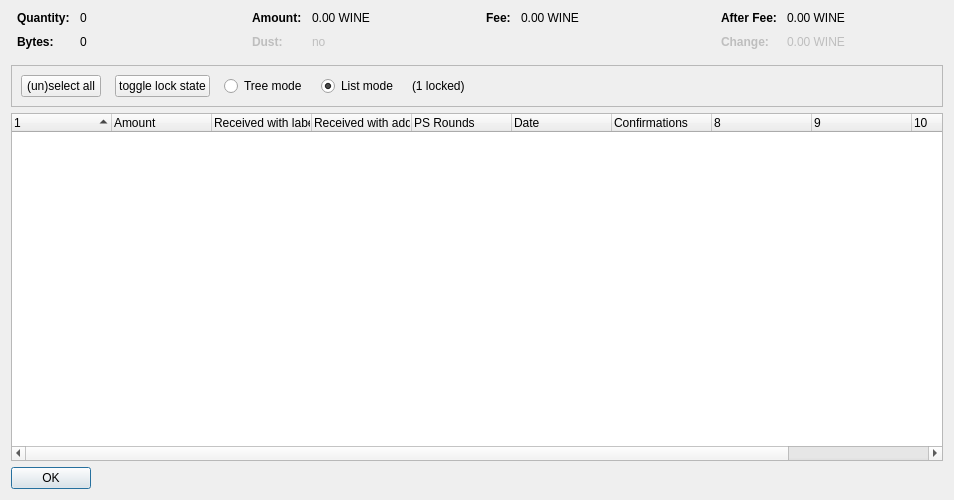
<?xml version="1.0" encoding="UTF-8"?>
<ui version="4.0">
 <class>CoinControlDialog</class>
 <widget class="QDialog" name="CoinControlDialog">
  <property name="geometry">
   <rect>
    <x>0</x>
    <y>0</y>
    <width>954</width>
    <height>500</height>
   </rect>
  </property>
  <property name="windowTitle">
   <string>Coin Selection</string>
  </property>
  <layout class="QVBoxLayout" name="verticalLayout">
   <item>
    <layout class="QHBoxLayout" name="horizontalLayoutTop" stretch="0,0,0,0">
     <property name="topMargin">
      <number>0</number>
     </property>
     <property name="bottomMargin">
      <number>10</number>
     </property>
     <item>
      <layout class="QFormLayout" name="formLayoutCoinControl1">
       <property name="horizontalSpacing">
        <number>10</number>
       </property>
       <property name="verticalSpacing">
        <number>10</number>
       </property>
       <property name="leftMargin">
        <number>6</number>
       </property>
       <property name="rightMargin">
        <number>6</number>
       </property>
       <item row="0" column="0">
        <widget class="QLabel" name="labelCoinControlQuantityText">
         <property name="font">
          <font>
           <weight>75</weight>
           <bold>true</bold>
          </font>
         </property>
         <property name="text">
          <string>Quantity:</string>
         </property>
        </widget>
       </item>
       <item row="0" column="1">
        <widget class="QLabel" name="labelCoinControlQuantity">
         <property name="cursor">
          <cursorShape>IBeamCursor</cursorShape>
         </property>
         <property name="contextMenuPolicy">
          <enum>Qt::ActionsContextMenu</enum>
         </property>
         <property name="text">
          <string notr="true">0</string>
         </property>
         <property name="textInteractionFlags">
          <set>Qt::LinksAccessibleByMouse|Qt::TextSelectableByKeyboard|Qt::TextSelectableByMouse</set>
         </property>
        </widget>
       </item>
       <item row="1" column="0">
        <widget class="QLabel" name="labelCoinControlBytesText">
         <property name="font">
          <font>
           <weight>75</weight>
           <bold>true</bold>
          </font>
         </property>
         <property name="text">
          <string>Bytes:</string>
         </property>
        </widget>
       </item>
       <item row="1" column="1">
        <widget class="QLabel" name="labelCoinControlBytes">
         <property name="cursor">
          <cursorShape>IBeamCursor</cursorShape>
         </property>
         <property name="contextMenuPolicy">
          <enum>Qt::ActionsContextMenu</enum>
         </property>
         <property name="text">
          <string notr="true">0</string>
         </property>
         <property name="textInteractionFlags">
          <set>Qt::LinksAccessibleByMouse|Qt::TextSelectableByKeyboard|Qt::TextSelectableByMouse</set>
         </property>
        </widget>
       </item>
      </layout>
     </item>
     <item>
      <layout class="QFormLayout" name="formLayoutCoinControl2">
       <property name="horizontalSpacing">
        <number>10</number>
       </property>
       <property name="verticalSpacing">
        <number>10</number>
       </property>
       <property name="leftMargin">
        <number>6</number>
       </property>
       <property name="rightMargin">
        <number>6</number>
       </property>
       <item row="0" column="0">
        <widget class="QLabel" name="labelCoinControlAmountText">
         <property name="font">
          <font>
           <weight>75</weight>
           <bold>true</bold>
          </font>
         </property>
         <property name="text">
          <string>Amount:</string>
         </property>
        </widget>
       </item>
       <item row="0" column="1">
        <widget class="QLabel" name="labelCoinControlAmount">
         <property name="cursor">
          <cursorShape>IBeamCursor</cursorShape>
         </property>
         <property name="contextMenuPolicy">
          <enum>Qt::ActionsContextMenu</enum>
         </property>
         <property name="text">
          <string notr="true">0.00 WINE</string>
         </property>
         <property name="textInteractionFlags">
          <set>Qt::LinksAccessibleByMouse|Qt::TextSelectableByKeyboard|Qt::TextSelectableByMouse</set>
         </property>
        </widget>
       </item>
       <item row="1" column="0">
        <widget class="QLabel" name="labelCoinControlLowOutputText">
         <property name="enabled">
          <bool>false</bool>
         </property>
         <property name="font">
          <font>
           <weight>75</weight>
           <bold>true</bold>
          </font>
         </property>
         <property name="text">
          <string>Dust:</string>
         </property>
        </widget>
       </item>
       <item row="1" column="1">
        <widget class="QLabel" name="labelCoinControlLowOutput">
         <property name="enabled">
          <bool>false</bool>
         </property>
         <property name="cursor">
          <cursorShape>IBeamCursor</cursorShape>
         </property>
         <property name="contextMenuPolicy">
          <enum>Qt::ActionsContextMenu</enum>
         </property>
         <property name="text">
          <string notr="true">no</string>
         </property>
         <property name="textInteractionFlags">
          <set>Qt::LinksAccessibleByMouse|Qt::TextSelectableByKeyboard|Qt::TextSelectableByMouse</set>
         </property>
        </widget>
       </item>
      </layout>
     </item>
     <item>
      <layout class="QFormLayout" name="formLayoutCoinControl3">
       <property name="horizontalSpacing">
        <number>10</number>
       </property>
       <property name="verticalSpacing">
        <number>10</number>
       </property>
       <property name="leftMargin">
        <number>6</number>
       </property>
       <property name="rightMargin">
        <number>6</number>
       </property>
       <item row="0" column="0">
        <widget class="QLabel" name="labelCoinControlFeeText">
         <property name="font">
          <font>
           <weight>75</weight>
           <bold>true</bold>
          </font>
         </property>
         <property name="text">
          <string>Fee:</string>
         </property>
        </widget>
       </item>
       <item row="0" column="1">
        <widget class="QLabel" name="labelCoinControlFee">
         <property name="cursor">
          <cursorShape>IBeamCursor</cursorShape>
         </property>
         <property name="contextMenuPolicy">
          <enum>Qt::ActionsContextMenu</enum>
         </property>
         <property name="text">
          <string notr="true">0.00 WINE</string>
         </property>
         <property name="textInteractionFlags">
          <set>Qt::LinksAccessibleByMouse|Qt::TextSelectableByKeyboard|Qt::TextSelectableByMouse</set>
         </property>
        </widget>
       </item>
      </layout>
     </item>
     <item>
      <layout class="QFormLayout" name="formLayoutCoinControl4">
       <property name="horizontalSpacing">
        <number>10</number>
       </property>
       <property name="verticalSpacing">
        <number>10</number>
       </property>
       <property name="leftMargin">
        <number>6</number>
       </property>
       <property name="rightMargin">
        <number>6</number>
       </property>
       <item row="0" column="0">
        <widget class="QLabel" name="labelCoinControlAfterFeeText">
         <property name="font">
          <font>
           <weight>75</weight>
           <bold>true</bold>
          </font>
         </property>
         <property name="text">
          <string>After Fee:</string>
         </property>
        </widget>
       </item>
       <item row="0" column="1">
        <widget class="QLabel" name="labelCoinControlAfterFee">
         <property name="cursor">
          <cursorShape>IBeamCursor</cursorShape>
         </property>
         <property name="contextMenuPolicy">
          <enum>Qt::ActionsContextMenu</enum>
         </property>
         <property name="text">
          <string notr="true">0.00 WINE</string>
         </property>
         <property name="textInteractionFlags">
          <set>Qt::LinksAccessibleByMouse|Qt::TextSelectableByKeyboard|Qt::TextSelectableByMouse</set>
         </property>
        </widget>
       </item>
       <item row="1" column="0">
        <widget class="QLabel" name="labelCoinControlChangeText">
         <property name="enabled">
          <bool>false</bool>
         </property>
         <property name="font">
          <font>
           <weight>75</weight>
           <bold>true</bold>
          </font>
         </property>
         <property name="text">
          <string>Change:</string>
         </property>
        </widget>
       </item>
       <item row="1" column="1">
        <widget class="QLabel" name="labelCoinControlChange">
         <property name="enabled">
          <bool>false</bool>
         </property>
         <property name="cursor">
          <cursorShape>IBeamCursor</cursorShape>
         </property>
         <property name="contextMenuPolicy">
          <enum>Qt::ActionsContextMenu</enum>
         </property>
         <property name="text">
          <string notr="true">0.00 WINE</string>
         </property>
         <property name="textInteractionFlags">
          <set>Qt::LinksAccessibleByMouse|Qt::TextSelectableByKeyboard|Qt::TextSelectableByMouse</set>
         </property>
        </widget>
       </item>
      </layout>
     </item>
    </layout>
   </item>
   <item>
    <widget class="QFrame" name="frame">
     <property name="minimumSize">
      <size>
       <width>0</width>
       <height>40</height>
      </size>
     </property>
     <property name="frameShape">
      <enum>QFrame::StyledPanel</enum>
     </property>
     <property name="frameShadow">
      <enum>QFrame::Sunken</enum>
     </property>
     <layout class="QHBoxLayout" name="horizontalLayout">
      <item>
       <layout class="QHBoxLayout" name="horizontalLayoutPanel" stretch="0,0,0,0,0,0">
        <property name="spacing">
         <number>14</number>
        </property>
        <item>
         <widget class="QPushButton" name="pushButtonSelectAll">
          <property name="sizePolicy">
           <sizepolicy hsizetype="Maximum" vsizetype="Fixed">
            <horstretch>0</horstretch>
            <verstretch>0</verstretch>
           </sizepolicy>
          </property>
          <property name="text">
           <string>(un)select all</string>
          </property>
          <property name="autoDefault">
           <bool>false</bool>
          </property>
         </widget>
        </item>
        <item>
         <widget class="QPushButton" name="pushButtonToggleLock">
          <property name="sizePolicy">
           <sizepolicy hsizetype="Maximum" vsizetype="Fixed">
            <horstretch>0</horstretch>
            <verstretch>0</verstretch>
           </sizepolicy>
          </property>
          <property name="text">
           <string>toggle lock state</string>
          </property>
          <property name="autoDefault">
           <bool>false</bool>
          </property>
         </widget>
        </item>
        <item>
         <widget class="QRadioButton" name="radioTreeMode">
          <property name="sizePolicy">
           <sizepolicy hsizetype="Maximum" vsizetype="Fixed">
            <horstretch>0</horstretch>
            <verstretch>0</verstretch>
           </sizepolicy>
          </property>
          <property name="text">
           <string>Tree mode</string>
          </property>
         </widget>
        </item>
        <item>
         <widget class="QRadioButton" name="radioListMode">
          <property name="sizePolicy">
           <sizepolicy hsizetype="Maximum" vsizetype="Fixed">
            <horstretch>0</horstretch>
            <verstretch>0</verstretch>
           </sizepolicy>
          </property>
          <property name="text">
           <string>List mode</string>
          </property>
          <property name="checked">
           <bool>true</bool>
          </property>
         </widget>
        </item>
        <item>
         <widget class="QLabel" name="labelLocked">
          <property name="text">
           <string>(1 locked)</string>
          </property>
         </widget>
        </item>
        <item>
         <spacer name="horizontalSpacer">
          <property name="orientation">
           <enum>Qt::Horizontal</enum>
          </property>
          <property name="sizeHint" stdset="0">
           <size>
            <width>40</width>
            <height>20</height>
           </size>
          </property>
         </spacer>
        </item>
       </layout>
      </item>
     </layout>
    </widget>
   </item>
   <item>
    <widget class="CoinControlTreeWidget" name="treeWidget">
     <property name="contextMenuPolicy">
      <enum>Qt::CustomContextMenu</enum>
     </property>
     <property name="sortingEnabled">
      <bool>false</bool>
     </property>
     <property name="columnCount">
      <number>11</number>
     </property>
     <attribute name="headerShowSortIndicator" stdset="0">
      <bool>true</bool>
     </attribute>
     <attribute name="headerStretchLastSection">
      <bool>false</bool>
     </attribute>
     <column>
      <property name="text">
       <string/>
      </property>
     </column>
     <column>
      <property name="text">
       <string>Amount</string>
      </property>
     </column>
     <column>
      <property name="text">
       <string>Received with label</string>
      </property>
     </column>
     <column>
      <property name="text">
       <string>Received with address</string>
      </property>
     </column>
     <column>
      <property name="text">
       <string>PS Rounds</string>
      </property>
     </column>
     <column>
      <property name="text">
       <string>Date</string>
      </property>
     </column>
     <column>
      <property name="text">
       <string>Confirmations</string>
      </property>
      <property name="toolTip">
       <string>Confirmed</string>
      </property>
     </column>
     <column>
      <property name="text">
       <string/>
      </property>
     </column>
     <column>
      <property name="text">
       <string/>
      </property>
     </column>
     <column>
      <property name="text">
       <string/>
      </property>
     </column>
     <column>
      <property name="text">
       <string/>
      </property>
     </column>
    </widget>
   </item>
   <item>
    <widget class="QDialogButtonBox" name="buttonBox">
     <property name="sizePolicy">
      <sizepolicy hsizetype="Maximum" vsizetype="Fixed">
       <horstretch>0</horstretch>
       <verstretch>0</verstretch>
      </sizepolicy>
     </property>
     <property name="orientation">
      <enum>Qt::Horizontal</enum>
     </property>
     <property name="standardButtons">
      <set>QDialogButtonBox::Ok</set>
     </property>
    </widget>
   </item>
  </layout>
 </widget>
 <customwidgets>
  <customwidget>
   <class>CoinControlTreeWidget</class>
   <extends>QTreeWidget</extends>
   <header>coincontroltreewidget.h</header>
  </customwidget>
 </customwidgets>
 <resources/>
 <connections/>
</ui>
